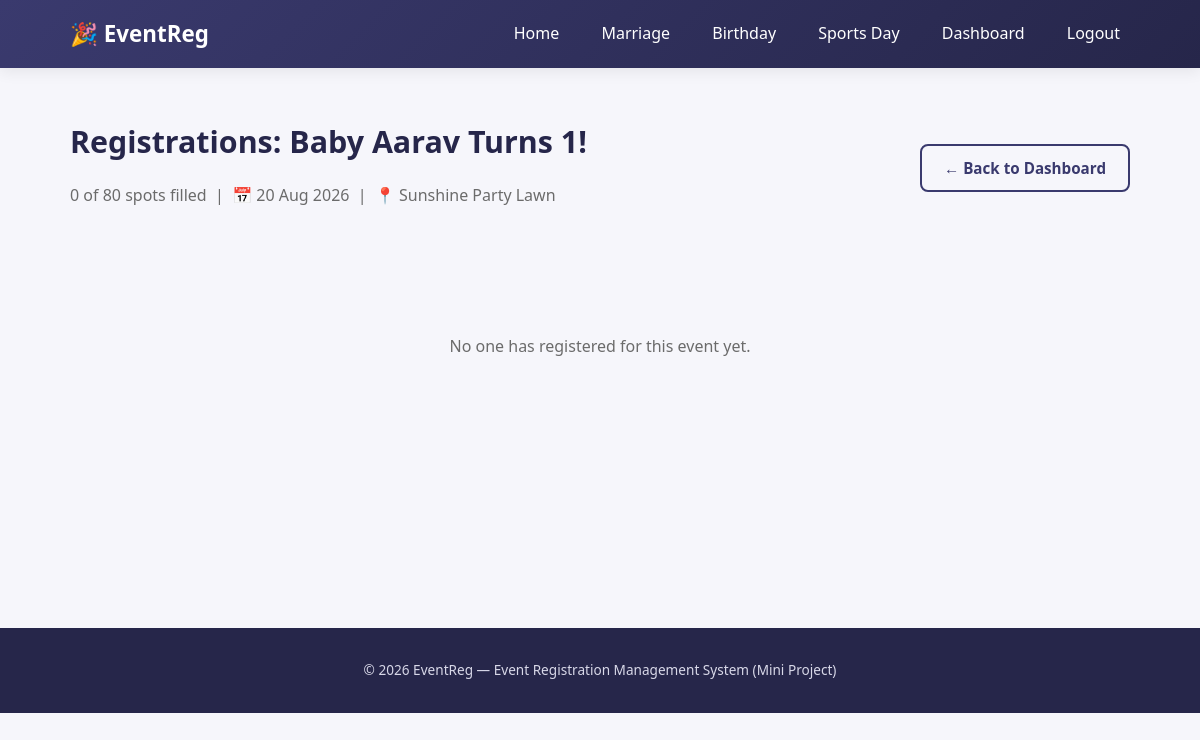
Page /view_registrations.php?event_id=2 (signed in) on the committed database.
### tables this page shows
CREATE TABLE IF NOT EXISTS events (
    event_id INT AUTO_INCREMENT PRIMARY KEY,
    event_name VARCHAR(150) NOT NULL,
    event_type ENUM('Marriage','Birthday','Sportsday') NOT NULL,
    event_date DATE NOT NULL,
    event_time TIME DEFAULT NULL,
    venue VARCHAR(200) NOT NULL,
    description TEXT,
    max_participants INT DEFAULT 100,
    created_at TIMESTAMP DEFAULT CURRENT_TIMESTAMP
);

### view_registrations.php (the view, shortened to what this page needs)
<?php
require_once '../includes/db_connect.php';
$event_id = isset($_GET['event_id']) ? (int) $_GET['event_id'] : 0;
$stmt = mysqli_prepare($conn, "SELECT * FROM events WHERE event_id = ?");
mysqli_stmt_bind_param($stmt, "i", $event_id);
mysqli_stmt_execute($stmt);
$event = mysqli_stmt_get_result($stmt)->fetch_assoc();
$regStmt = mysqli_prepare($conn, "SELECT * FROM registrations WHERE event_id = ? ORDER BY registered_at DESC");
mysqli_stmt_bind_param($regStmt, "i", $event_id);
mysqli_stmt_execute($regStmt);
$registrations = mysqli_stmt_get_result($regStmt);
require_once '../includes/header.php';
?>
<div class="section-header">
    <div>
        <h1 class="page-title">Registrations: <?php echo htmlspecialchars($event['event_name']); ?></h1>
        <p class="page-subtitle">
            <?php echo mysqli_num_rows($registrations); ?> of <?php echo $event['max_participants']; ?> spots filled
            &nbsp;|&nbsp; 📅 <?php echo date("d M Y", strtotime($event['event_date'])); ?>
            &nbsp;|&nbsp; 📍 <?php echo htmlspecialchars($event['venue']); ?>
        </p>
    </div>
    <a class="btn outline" href="dashboard.php">&larr; Back to Dashboard</a>
</div>
<?php if (mysqli_num_rows($registrations) === 0): ?>
    <div class="empty-state"><p>No one has registered for this event yet.</p></div>
<?php endif; ?>
<?php require_once '../includes/footer.php'; ?>

### style.css (style rules this page uses)
:root { --marriage-color: #b8860b; --marriage-bg: #fff8ec; --birthday-color: #d6336c; --birthday-bg: #fff0f5; --sportsday-color: #1e7d32; --sportsday-bg: #eefaf0; --primary: #3a3a6e; --primary-dark: #26264a; --text: #2c2c2c; --muted: #6b6b6b; --border: #e2e2e8; --card-bg: #ffffff; --page-bg: #f6f6fb; --radius: 12px; --shadow: 0 4px 14px rgba(0,0,0,0.07); }
* { box-sizing: border-box; }
body { margin: 0; font-family: 'Segoe UI', Tahoma, Geneva, Verdana, sans-serif; background: var(--page-bg); color: var(--text); line-height: 1.6; }
a { color: inherit; text-decoration: none; }
.btn { display: inline-block; padding: 10px 22px; border-radius: 8px; background: var(--primary); color: #fff !important; font-weight: 600; border: none; cursor: pointer; font-size: 0.95rem; transition: opacity 0.2s; }
.btn.outline { background: transparent; border: 2px solid var(--primary); color: var(--primary) !important; }
.page-title { font-size: 1.9rem; margin-bottom: 6px; color: var(--primary-dark); }
.page-subtitle { color: var(--muted); margin-bottom: 30px; }
.section-header { display: flex; justify-content: space-between; align-items: center; flex-wrap: wrap; gap: 12px; margin-bottom: 20px; }
.empty-state { text-align: center; padding: 60px 20px; color: var(--muted); }

### rows in the picture
events: event_name "Baby Aarav Turns 1!", max_participants "80", event_date "20 Aug 2026", venue "Sunshine Party Lawn"

### other values in the picture
mysqli_num_rows($registrations) "0"
